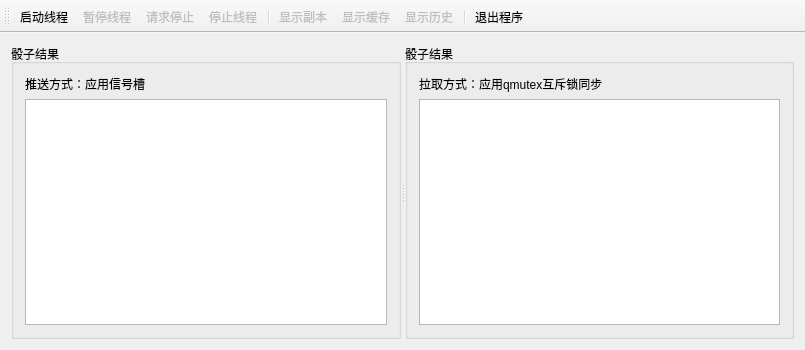
<?xml version="1.0" encoding="UTF-8"?>
<ui version="4.0">
 <class>QThreadDemoClass</class>
 <widget class="QMainWindow" name="QThreadDemoClass">
  <property name="geometry">
   <rect>
    <x>0</x>
    <y>0</y>
    <width>805</width>
    <height>350</height>
   </rect>
  </property>
  <property name="windowTitle">
   <string>QThreadDemo</string>
  </property>
  <widget class="QWidget" name="centralWidget">
   <layout class="QHBoxLayout" name="horizontalLayout">
    <item>
     <widget class="QSplitter" name="splitter">
      <property name="orientation">
       <enum>Qt::Horizontal</enum>
      </property>
      <widget class="QGroupBox" name="groupBox">
       <property name="title">
        <string>骰子结果</string>
       </property>
       <layout class="QVBoxLayout" name="verticalLayout">
        <item>
         <widget class="QLabel" name="label">
          <property name="text">
           <string>推送方式：应用信号槽</string>
          </property>
         </widget>
        </item>
        <item>
         <widget class="QListWidget" name="lstDice"/>
        </item>
       </layout>
      </widget>
      <widget class="QGroupBox" name="groupBox_2">
       <property name="title">
        <string>骰子结果</string>
       </property>
       <layout class="QVBoxLayout" name="verticalLayout_2">
        <item>
         <widget class="QLabel" name="label_2">
          <property name="text">
           <string>拉取方式：应用qmutex互斥锁同步</string>
          </property>
         </widget>
        </item>
        <item>
         <widget class="QListWidget" name="lstDicePush"/>
        </item>
       </layout>
      </widget>
     </widget>
    </item>
   </layout>
  </widget>
  <widget class="QToolBar" name="mainToolBar">
   <property name="toolButtonStyle">
    <enum>Qt::ToolButtonTextUnderIcon</enum>
   </property>
   <attribute name="toolBarArea">
    <enum>TopToolBarArea</enum>
   </attribute>
   <attribute name="toolBarBreak">
    <bool>false</bool>
   </attribute>
   <addaction name="actStart"/>
   <addaction name="actPauseResume"/>
   <addaction name="actAskForStop"/>
   <addaction name="actStop"/>
   <addaction name="separator"/>
   <addaction name="actShowCopy"/>
   <addaction name="actShowBuff"/>
   <addaction name="actShowHistory"/>
   <addaction name="separator"/>
   <addaction name="actQuit"/>
  </widget>
  <action name="actStart">
   <property name="icon">
    <iconset resource="QThreadDemo.qrc">
     <normaloff>:/QThreadDemo/Resources/MYSL.ICO</normaloff>:/QThreadDemo/Resources/MYSL.ICO</iconset>
   </property>
   <property name="text">
    <string>启动线程</string>
   </property>
  </action>
  <action name="actPauseResume">
   <property name="checkable">
    <bool>true</bool>
   </property>
   <property name="enabled">
    <bool>false</bool>
   </property>
   <property name="icon">
    <iconset resource="QThreadDemo.qrc">
     <normaloff>:/QThreadDemo/Resources/NOTEL.ICO</normaloff>:/QThreadDemo/Resources/NOTEL.ICO</iconset>
   </property>
   <property name="text">
    <string>暂停线程</string>
   </property>
  </action>
  <action name="actAskForStop">
   <property name="enabled">
    <bool>false</bool>
   </property>
   <property name="icon">
    <iconset resource="QThreadDemo.qrc">
     <normaloff>:/QThreadDemo/Resources/CNFNOT.ICO</normaloff>:/QThreadDemo/Resources/CNFNOT.ICO</iconset>
   </property>
   <property name="text">
    <string>请求停止</string>
   </property>
  </action>
  <action name="actStop">
   <property name="enabled">
    <bool>false</bool>
   </property>
   <property name="icon">
    <iconset resource="QThreadDemo.qrc">
     <normaloff>:/QThreadDemo/Resources/FOLDER.ICO</normaloff>:/QThreadDemo/Resources/FOLDER.ICO</iconset>
   </property>
   <property name="text">
    <string>停止线程</string>
   </property>
  </action>
  <action name="actQuit">
   <property name="icon">
    <iconset resource="QThreadDemo.qrc">
     <normaloff>:/QThreadDemo/Resources/OOFL.ICO</normaloff>:/QThreadDemo/Resources/OOFL.ICO</iconset>
   </property>
   <property name="text">
    <string>退出程序</string>
   </property>
  </action>
  <action name="actShowCopy">
   <property name="enabled">
    <bool>false</bool>
   </property>
   <property name="icon">
    <iconset resource="QThreadDemo.qrc">
     <normaloff>:/QThreadDemo/Resources/MSN.ICO</normaloff>:/QThreadDemo/Resources/MSN.ICO</iconset>
   </property>
   <property name="text">
    <string>显示副本</string>
   </property>
  </action>
  <action name="actShowBuff">
   <property name="enabled">
    <bool>false</bool>
   </property>
   <property name="icon">
    <iconset resource="QThreadDemo.qrc">
     <normaloff>:/QThreadDemo/Resources/POSTITL.ICO</normaloff>:/QThreadDemo/Resources/POSTITL.ICO</iconset>
   </property>
   <property name="text">
    <string>显示缓存</string>
   </property>
  </action>
  <action name="actShowHistory">
   <property name="enabled">
    <bool>false</bool>
   </property>
   <property name="icon">
    <iconset resource="QThreadDemo.qrc">
     <normaloff>:/QThreadDemo/Resources/ACTIVITL.ICO</normaloff>:/QThreadDemo/Resources/ACTIVITL.ICO</iconset>
   </property>
   <property name="text">
    <string>显示历史</string>
   </property>
  </action>
 </widget>
 <layoutdefault spacing="6" margin="11"/>
 <resources>
  <include location="QThreadDemo.qrc"/>
 </resources>
 <connections/>
</ui>
